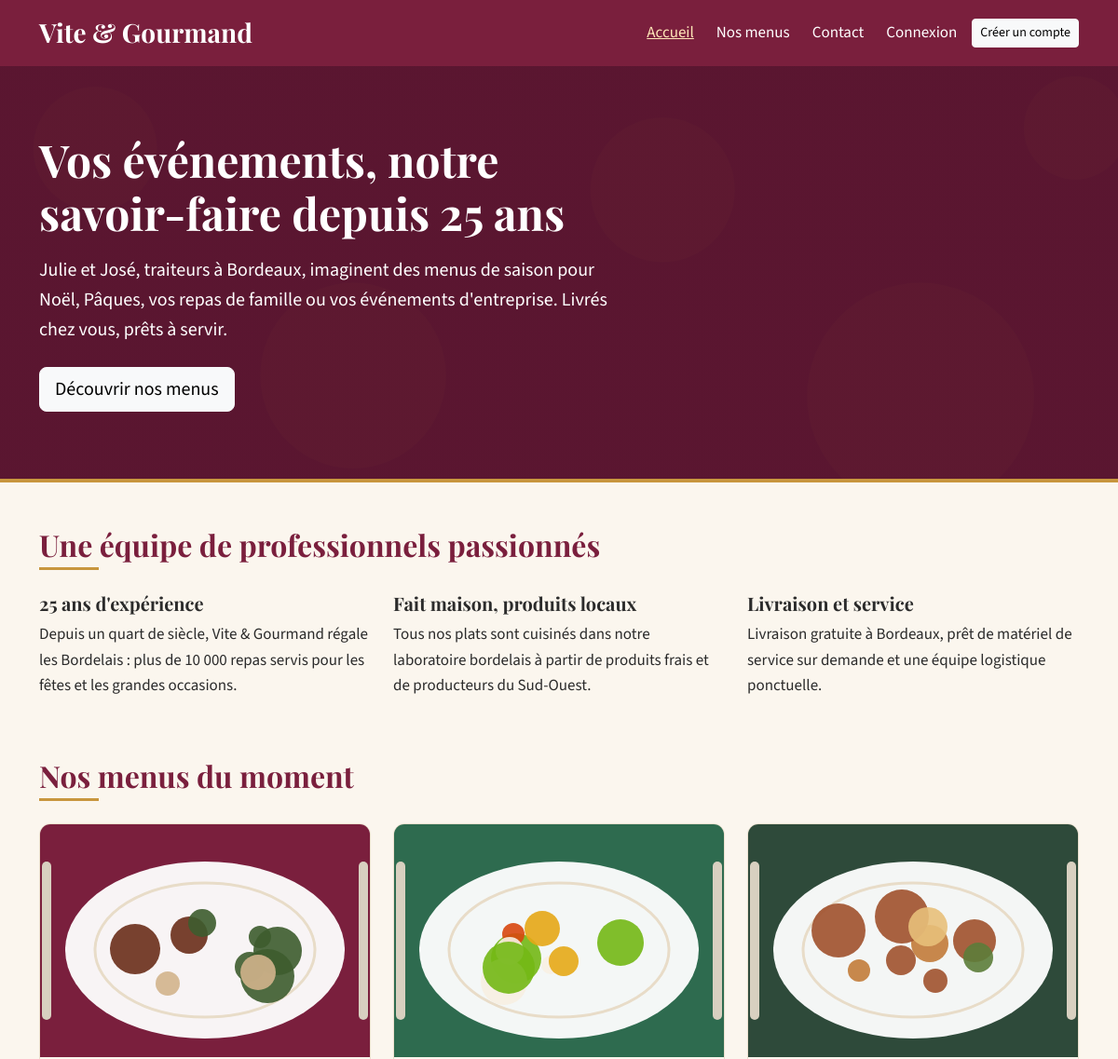
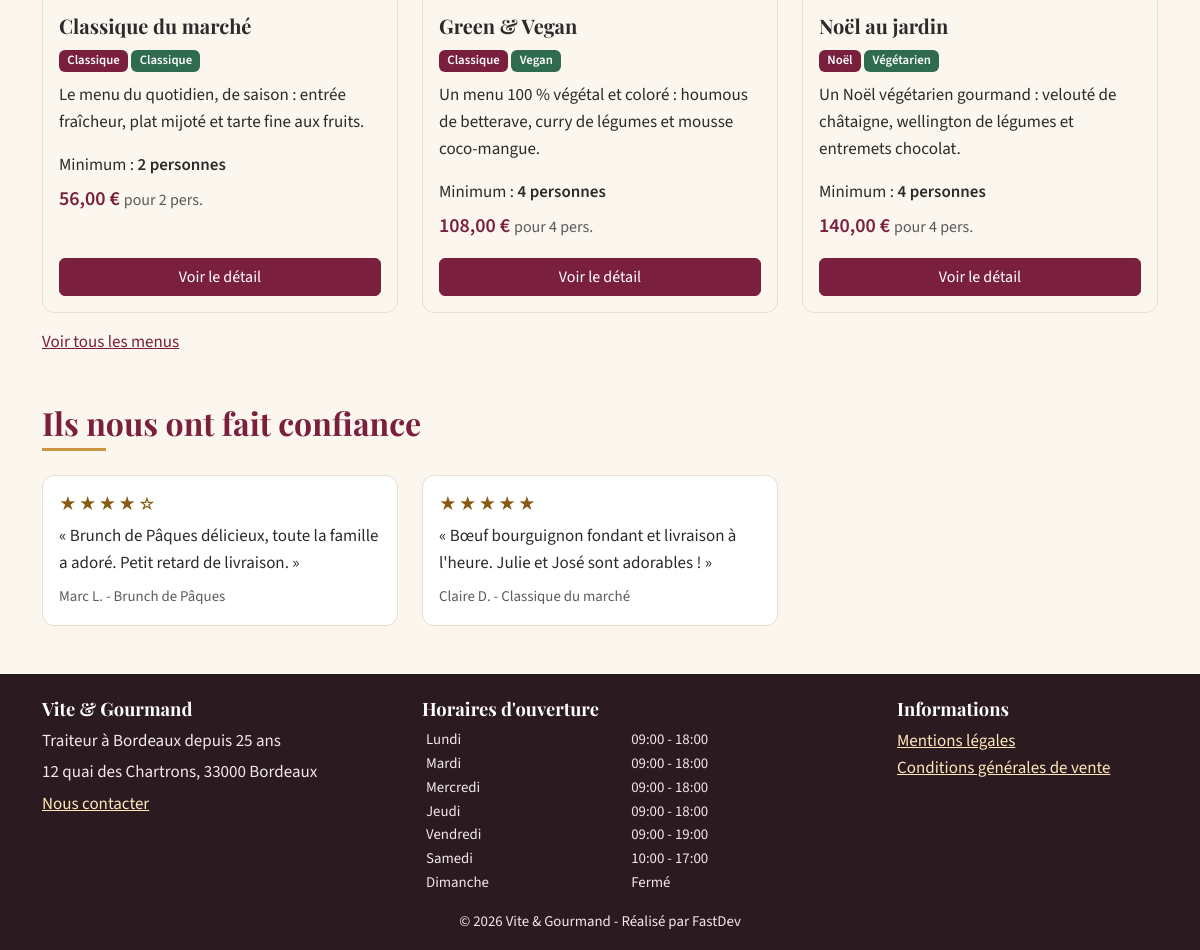
The page / on the database its author committed (2 pictures, top to bottom).
### tables this page shows
CREATE TABLE menu (
    menu_id                  INT UNSIGNED  NOT NULL AUTO_INCREMENT,
    titre                    VARCHAR(100)  NOT NULL,
    description              TEXT          NOT NULL,
    theme_id                 INT UNSIGNED  NOT NULL,
    regime_id                INT UNSIGNED  NOT NULL,
    nombre_personne_minimum  INT UNSIGNED  NOT NULL,
    prix_minimum             DECIMAL(10,2) NOT NULL COMMENT 'Prix pour le nombre minimum de personnes',
    conditions               TEXT          NOT NULL,
    quantite_restante        INT UNSIGNED  NOT NULL DEFAULT 0 COMMENT 'Stock : nombre de commandes encore possibles',
    actif                    TINYINT(1)    NOT NULL DEFAULT 1,
    created_at               DATETIME      NOT NULL DEFAULT CURRENT_TIMESTAMP,
    PRIMARY KEY (menu_id),
    KEY idx_menu_prix (prix_minimum),
    CONSTRAINT fk_menu_theme  FOREIGN KEY (theme_id)  REFERENCES theme (theme_id),
    CONSTRAINT fk_menu_regime FOREIGN KEY (regime_id) REFERENCES regime (regime_id),
    CONSTRAINT chk_menu_min   CHECK (nombre_personne_minimum >= 1),
    CONSTRAINT chk_menu_prix  CHECK (prix_minimum >= 0)
);

CREATE TABLE theme (
    theme_id INT UNSIGNED NOT NULL AUTO_INCREMENT,
    libelle  VARCHAR(50)  NOT NULL,
    PRIMARY KEY (theme_id),
    UNIQUE KEY uq_theme_libelle (libelle)
);

CREATE TABLE regime (
    regime_id INT UNSIGNED NOT NULL AUTO_INCREMENT,
    libelle   VARCHAR(50)  NOT NULL,
    PRIMARY KEY (regime_id),
    UNIQUE KEY uq_regime_libelle (libelle)
);

CREATE TABLE avis (
    avis_id        INT UNSIGNED NOT NULL AUTO_INCREMENT,
    commande_id    INT UNSIGNED NOT NULL,
    utilisateur_id INT UNSIGNED NOT NULL,
    note           TINYINT UNSIGNED NOT NULL,
    commentaire    VARCHAR(1000) NOT NULL,
    statut         ENUM('en_attente','valide','refuse') NOT NULL DEFAULT 'en_attente',
    created_at     DATETIME     NOT NULL DEFAULT CURRENT_TIMESTAMP,
    PRIMARY KEY (avis_id),
    UNIQUE KEY uq_avis_commande (commande_id),
    CONSTRAINT fk_avis_commande    FOREIGN KEY (commande_id)    REFERENCES commande (commande_id) ON DELETE CASCADE,
    CONSTRAINT fk_avis_utilisateur FOREIGN KEY (utilisateur_id) REFERENCES utilisateur (utilisateur_id) ON DELETE CASCADE,
    CONSTRAINT chk_avis_note CHECK (note BETWEEN 1 AND 5)
);

CREATE TABLE horaire (
    horaire_id      INT UNSIGNED NOT NULL AUTO_INCREMENT,
    jour            VARCHAR(10)  NOT NULL,
    ordre           TINYINT      NOT NULL COMMENT '1 = lundi ... 7 = dimanche',
    heure_ouverture TIME         NULL,
    heure_fermeture TIME         NULL,
    ferme           TINYINT(1)   NOT NULL DEFAULT 0,
    PRIMARY KEY (horaire_id),
    UNIQUE KEY uq_horaire_jour (jour)
);

### views/partials/menu_card.php (the view, shortened to what the rows shown need)
<article class="card card-menu h-100">
    <?php if (!empty($m['image'])): ?>
        <img src="<?= e($m['image']) ?>" class="card-img-top" alt="<?= e($m['image_alt']) ?>" loading="lazy" width="400" height="250">
    <?php endif; ?>
    <div class="card-body d-flex flex-column">
        <h3 class="h5 card-title"><?= e($m['titre']) ?></h3>
        <p class="mb-2">
            <span class="badge badge-theme"><?= e($m['theme']) ?></span>
            <span class="badge badge-regime"><?= e($m['regime']) ?></span>
        </p>
        <p class="card-text"><?= e($m['description']) ?></p>
        <p class="mb-1">Minimum : <strong><?= (int) $m['nombre_personne_minimum'] ?> personnes</strong></p>
        <p class="price mb-3"><?= money($m['prix_minimum']) ?> <span class="fs-6 fw-normal text-body-secondary">pour <?= (int) $m['nombre_personne_minimum'] ?> pers.</span></p>
        <a href="/menus/<?= (int) $m['menu_id'] ?>" class="btn btn-primary mt-auto">Voir le détail<span class="visually-hidden"> du menu <?= e($m['titre']) ?></span></a>
    </div>
</article>

### views/home/index.php
<section class="hero" aria-labelledby="hero-title">
    <div class="container">
        <div class="row align-items-center">
            <div class="col-lg-7">
                <h1 id="hero-title">Vos événements, notre savoir-faire depuis 25 ans</h1>
                <p class="lead mt-3">Julie et José, traiteurs à Bordeaux, imaginent des menus de saison pour Noël, Pâques,
                    vos repas de famille ou vos événements d'entreprise. Livrés chez vous, prêts à servir.</p>
                <a href="/menus" class="btn btn-light btn-lg mt-2">Découvrir nos menus</a>
            </div>
        </div>
    </div>
</section>
<section class="container mt-5" aria-labelledby="about-title">
    <h2 id="about-title" class="section-title">Une équipe de professionnels passionnés</h2>
    <div class="row g-4">
        <div class="col-md-4">
            <h3 class="h5">25 ans d'expérience</h3>
            <p>Depuis un quart de siècle, Vite &amp; Gourmand régale les Bordelais : plus de 10 000 repas servis pour les fêtes et les grandes occasions.</p>
        </div>
        <div class="col-md-4">
            <h3 class="h5">Fait maison, produits locaux</h3>
            <p>Tous nos plats sont cuisinés dans notre laboratoire bordelais à partir de produits frais et de producteurs du Sud-Ouest.</p>
        </div>
        <div class="col-md-4">
            <h3 class="h5">Livraison et service</h3>
            <p>Livraison gratuite à Bordeaux, prêt de matériel de service sur demande et une équipe logistique ponctuelle.</p>
        </div>
    </div>
</section>
<?php if ($menus): ?>
<section class="container mt-5" aria-labelledby="menus-title">
    <h2 id="menus-title" class="section-title">Nos menus du moment</h2>
    <div class="row g-4">
        <?php foreach ($menus as $m): ?>
            <div class="col-md-4"><?php require __DIR__ . '/../partials/menu_card.php'; ?></div>
        <?php endforeach; ?>
    </div>
    <p class="mt-3"><a href="/menus">Voir tous les menus</a></p>
</section>
<?php endif; ?>
<section class="container mt-5" aria-labelledby="reviews-title">
    <h2 id="reviews-title" class="section-title">Ils nous ont fait confiance</h2>
    <?php if (!$reviews): ?>
        <p>Aucun avis publié pour le moment.</p>
    <?php else: ?>
        <div class="row g-4">
            <?php foreach ($reviews as $r): ?>
                <div class="col-md-6 col-lg-4">
                    <figure class="review-card p-3 h-100 mb-0">
                        <p class="stars mb-1" aria-label="Note : <?= (int) $r['note'] ?> sur 5">
                            <?= str_repeat('★', (int) $r['note']) . str_repeat('☆', 5 - (int) $r['note']) ?>
                        </p>
                        <blockquote class="mb-2"><p class="mb-0">« <?= e($r['commentaire']) ?> »</p></blockquote>
                        <figcaption class="small text-body-secondary"><?= e($r['prenom'] . ' ' . $r['initiale'] . '.') ?> - <?= e($r['menu_titre']) ?></figcaption>
                    </figure>
                </div>
            <?php endforeach; ?>
        </div>
    <?php endif; ?>
</section>

### src/Core/Router.php (shortened to what the rows shown need)
<?php
final class Router
{
    private array $routes = [];
    private function add(string $method, string $path, string $handler, array $roles): void
    {
        $this->routes[] = compact('method', 'regex', 'handler', 'roles');
    }
    public function dispatch(string $method, string $uri): void
    {
        $path = rtrim(parse_url($uri, PHP_URL_PATH) ?: '/', '/') ?: '/';
        foreach ($this->routes as $route) {
            if ($route['method'] !== $method || !preg_match($route['regex'], $path, $m)) {
                continue;
            }
            [$class, $action] = explode('@', $route['handler']);
            $params = array_map('intval', array_filter($m, 'is_string', ARRAY_FILTER_USE_KEY));
            (new $fqcn())->$action(...$params);
            return;
        }
    }
}

### views/layout.php (shortened to what the rows shown need)
<?php
$current = parse_url($_SERVER['REQUEST_URI'] ?? '/', PHP_URL_PATH);
$isActive = static fn(string $path): string => ($current === $path || ($path !== '/' && str_starts_with((string) $current, $path))) ? ' active" aria-current="page' : '';
try {
    $schedules = (new \App\Models\Reference())->schedules();
} catch (\Throwable) {
    $schedules = [];
}
$user = Auth::user();
?>
<!doctype html>
<html lang="fr">
<head>
    <link rel="stylesheet" href="/assets/vendor/bootstrap/bootstrap.min.css">
    <link rel="stylesheet" href="/assets/css/style.css">
</head>
<body class="d-flex flex-column min-vh-100">
<header>
    <nav class="navbar navbar-expand-lg navbar-vg" aria-label="Navigation principale">
        <div class="container">
            <a class="navbar-brand fs-3" href="/">Vite &amp; Gourmand</a>
            <div class="collapse navbar-collapse" id="nav">
                <ul class="navbar-nav ms-auto align-items-lg-center gap-lg-2">
                    <li class="nav-item"><a class="nav-link<?= $isActive('/') ?>" href="/">Accueil</a></li>
                    <li class="nav-item"><a class="nav-link<?= $isActive('/menus') ?>" href="/menus">Nos menus</a></li>
                    <li class="nav-item"><a class="nav-link<?= $isActive('/contact') ?>" href="/contact">Contact</a></li>
                    <?php if ($user === null): ?>
                        <li class="nav-item"><a class="nav-link<?= $isActive('/connexion') ?>" href="/connexion">Connexion</a></li>
                        <li class="nav-item"><a class="btn btn-light btn-sm" href="/inscription">Créer un compte</a></li>
                    <?php endif; ?>
                </ul>
            </div>
        </div>
    </nav>
</header>
<main id="contenu" class="flex-grow-1" tabindex="-1">
    <?= $content ?>
</main>
<footer class="footer-vg mt-5 pt-4 pb-3">
    <div class="container">
        <div class="row g-4">
            <div class="col-md-4">
                <h2>Vite &amp; Gourmand</h2>
                <p class="mb-1">Traiteur à Bordeaux depuis 25 ans</p>
                <p class="mb-1">12 quai des Chartrons, 33000 Bordeaux</p>
                <p><a href="/contact">Nous contacter</a></p>
            </div>
            <div class="col-md-5">
                <h2>Horaires d'ouverture</h2>
                <table class="table table-sm table-borderless mb-0 small">
                    <tbody>
                    <?php foreach ($schedules as $h): ?>
                        <tr>
                            <th scope="row" class="fw-normal py-0"><?= e($h['jour']) ?></th>
                            <td class="py-0"><?= $h['ferme'] ? 'Fermé' : e(substr((string) $h['heure_ouverture'], 0, 5) . ' - ' . substr((string) $h['heure_fermeture'], 0, 5)) ?></td>
                        </tr>
                    <?php endforeach; ?>
                    </tbody>
                </table>
            </div>
            <div class="col-md-3">
                <h2>Informations</h2>
                <ul class="list-unstyled">
                    <li><a href="/mentions-legales">Mentions légales</a></li>
                    <li><a href="/cgv">Conditions générales de vente</a></li>
                </ul>
            </div>
        </div>
        <p class="small text-center mt-3 mb-0">&copy; <?= date('Y') ?> Vite &amp; Gourmand - Réalisé par FastDev</p>
    </div>
</footer>
</body>
</html>

### rows shown on the page
menu: shows a picture, titre "Classique du marché", theme.libelle "Classique", regime.libelle "Classique", description "Le menu du quotidien, de saison : entrée fraîcheur, plat mijoté et tarte fine aux fruits.", nombre_personne_minimum "2", prix_minimum "56,00 €"
menu: shows a picture, titre "Green & Vegan", theme.libelle "Classique", regime.libelle "Vegan", description "Un menu 100 % végétal et coloré : houmous de betterave, curry de légumes et mousse coco-mangue.", nombre_personne_minimum "4", prix_minimum "108,00 €"
menu: shows a picture, titre "Noël au jardin", theme.libelle "Noël", regime.libelle "Végétarien", description "Un Noël végétarien gourmand : velouté de châtaigne, wellington de légumes et entremets chocolat.", nombre_personne_minimum "4", prix_minimum "140,00 €"
avis: note "★★★★", note "☆", commentaire "Brunch de Pâques délicieux, toute la famille a adoré. Petit retard de livraison.", initiale "Marc L.", menu.titre "Brunch de Pâques"
avis: note "★★★★★", commentaire "Bœuf bourguignon fondant et livraison à l'heure. Julie et José sont adorables !", initiale "Claire D.", menu.titre "Classique du marché"
horaire: jour "Lundi", heure_ouverture+heure_fermeture "09:00 - 18:00"
horaire: jour "Mardi", heure_ouverture+heure_fermeture "09:00 - 18:00"
horaire: jour "Mercredi", heure_ouverture+heure_fermeture "09:00 - 18:00"
horaire: jour "Jeudi", heure_ouverture+heure_fermeture "09:00 - 18:00"
horaire: jour "Vendredi", heure_ouverture+heure_fermeture "09:00 - 19:00"
horaire: jour "Samedi", heure_ouverture+heure_fermeture "10:00 - 17:00"
horaire: jour "Dimanche", ferme "Fermé"
